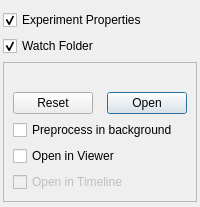
                                <widget class="QWidget" name="layoutWidget">
                                    <layout class="QVBoxLayout" name="_2">
                                        <property name="leftMargin">
                                            <number>3</number>
                                        </property>
                                        <property name="topMargin">
                                            <number>10</number>
                                        </property>
                                        <property name="rightMargin">
                                            <number>3</number>
                                        </property>
                                        <property name="bottomMargin">
                                            <number>5</number>
                                        </property>
                                        <item>
                                            <widget class="QCheckBox" name="experimentfold">
                                                <property name="text">
                                                    <string>Experiment Properties</string>
                                                </property>
                                                <property name="checked">
                                                    <bool>true</bool>
                                                </property>
                                                <property name="isFoldingTab" stdset="0">
                                                    <bool>true</bool>
                                                </property>
                                            </widget>
                                        </item>
                                        <item>
                                            <layout class="QVBoxLayout" name="propertiesBox"/>
                                        </item>
                                        <item>
                                            <widget class="QCheckBox" name="watchfold">
                                                <property name="text">
                                                    <string>Watch Folder</string>
                                                </property>
                                                <property name="checked">
                                                    <bool>true</bool>
                                                </property>
                                                <property name="isFoldingTab" stdset="0">
                                                    <bool>true</bool>
                                                </property>
                                            </widget>
                                        </item>
                                        <item>
                                            <widget class="QFrame" name="watchframe">
                                                <property name="sizePolicy">
                                                    <sizepolicy hsizetype="Preferred" vsizetype="Maximum">
                                                        <horstretch>0</horstretch>
                                                        <verstretch>0</verstretch>
                                                    </sizepolicy>
                                                </property>
                                                <property name="frameShape">
                                                    <enum>QFrame::StyledPanel</enum>
                                                </property>
                                                <property name="frameShadow">
                                                    <enum>QFrame::Sunken</enum>
                                                </property>
                                                <layout class="QVBoxLayout" name="verticalLayout_9">
                                                    <item>
                                                        <widget class="QLabel" name="watchfolderpath">
                                                            <property name="text">
                                                                <string/>
                                                            </property>
                                                        </widget>
                                                    </item>
                                                    <item>
                                                        <widget class="QDialogButtonBox" name="watchbuttons">
                                                            <property name="standardButtons">
                                                                <set>QDialogButtonBox::Open|QDialogButtonBox::Reset
                                                                </set>
                                                            </property>
                                                        </widget>
                                                    </item>
                                                    <item>
                                                        <widget class="QCheckBox" name="autoPreprocess">
                                                            <property name="enabled">
                                                                <bool>true</bool>
                                                            </property>
                                                            <property name="text">
                                                                <string>Preprocess in background</string>
                                                            </property>
                                                            <property name="checkable">
                                                                <bool>true</bool>
                                                            </property>
                                                        </widget>
                                                    </item>
                                                    <item>
                                                        <widget class="QCheckBox" name="autoView">
                                                            <property name="text">
                                                                <string>Open in Viewer</string>
                                                            </property>
                                                        </widget>
                                                    </item>
                                                    <item>
                                                        <widget class="QCheckBox" name="autoTimeline">
                                                            <property name="enabled">
                                                                <bool>false</bool>
                                                            </property>
                                                            <property name="text">
                                                                <string>Open in Timeline</string>
                                                            </property>
                                                        </widget>
                                                    </item>
                                                </layout>
                                            </widget>
                                        </item>
                                    </layout>
                                </widget>
